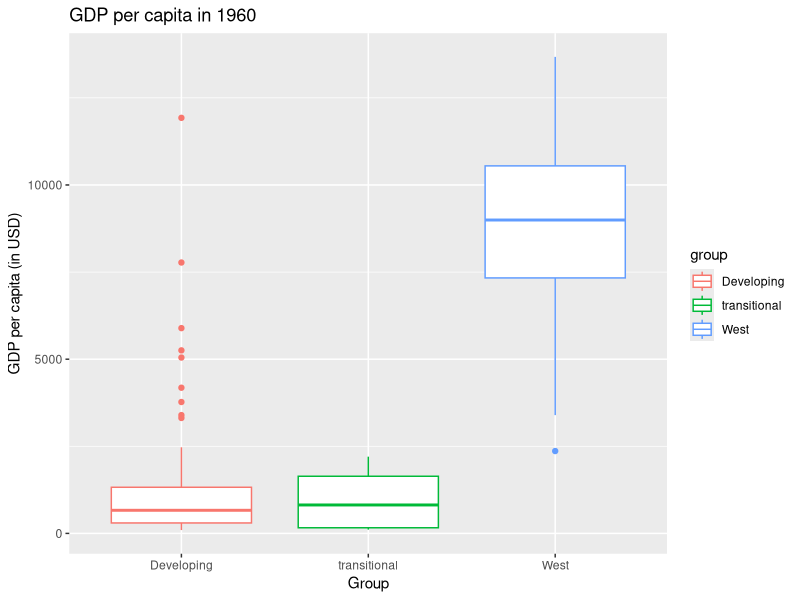
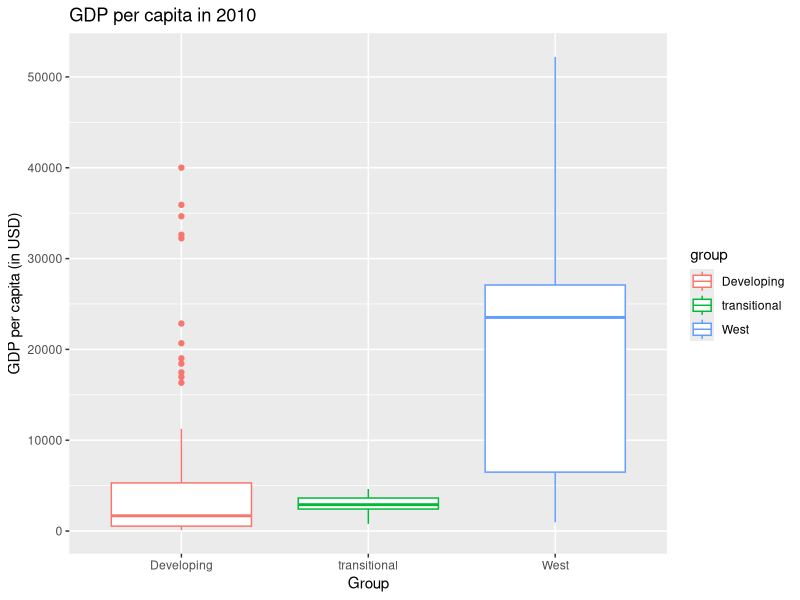

Reproduce these figures in R, in order.
## ---- chunk 1


library(dslabs)
library(tidyverse)
library(gtools)

data("gapminder")

west <- c("Western Europe", "Northern Europe", "Southern Europe", "Northern America", "Australia and New Zealand")
transitional <- c("Russia", "India", "Brazil", "China", "South Africa")

gapminder %>% filter(year == 1960) %>%
  mutate(group = ifelse(region %in% west, "West", ifelse(country %in% transitional, "transitional", "Developing"))) %>%
  ggplot(aes(y = gdp/population, x = group, color = group)) +
  geom_boxplot() + ggtitle("GDP per capita in 1960") + xlab("Group") +
  ylab("GDP per capita (in USD)")
## ---- chunk 2
gapminder %>% filter(year == 2010) %>%
  mutate(group = ifelse(region %in% west, "West", ifelse(country %in% transitional, "transitional", "Developing"))) %>%
  ggplot(aes(y = gdp/population, x = group, color = group)) +
  geom_boxplot() + ggtitle("GDP per capita in 2010") + xlab("Group") +
  ylab("GDP per capita (in USD)")
